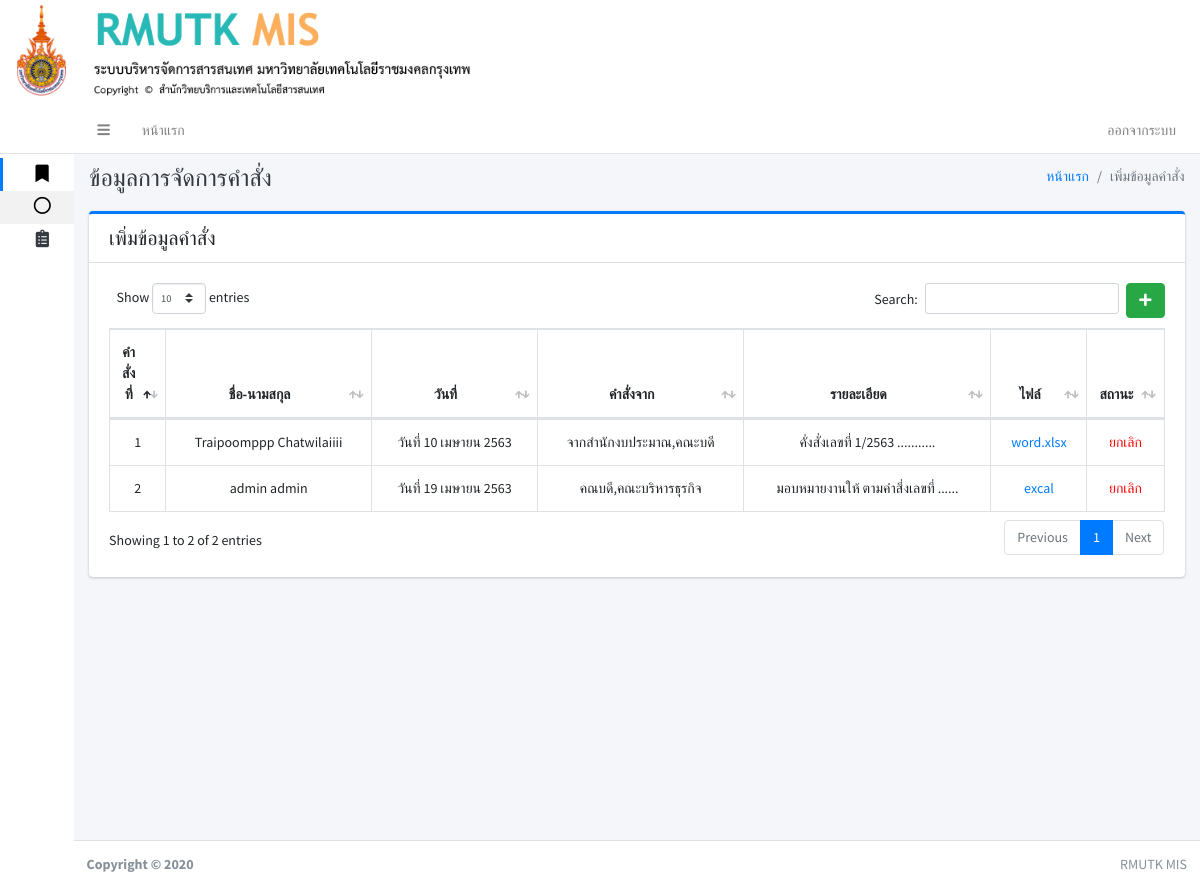
Page /index.php?order_management (signed in) on the earlier database version.
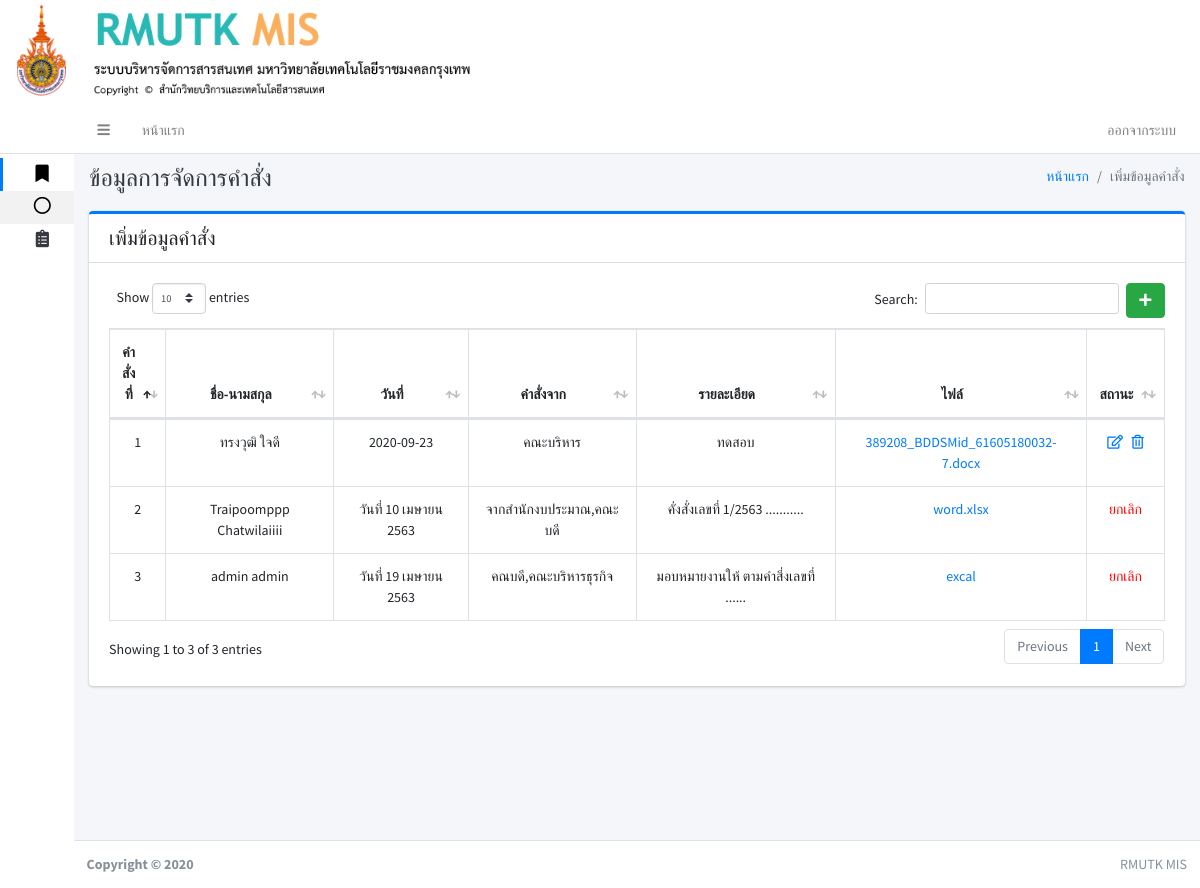
Same page on the later database version.
### tables this page shows
CREATE TABLE `order_management` (
  `order_id` int(11) NOT NULL,
  `order_user_id` int(11) NOT NULL,
  `order_time` varchar(200) NOT NULL,
  `order_where` varchar(200) NOT NULL,
  `order_detail` varchar(255) NOT NULL,
  `order_file` varchar(255) NOT NULL,
  `order_status` int(11) NOT NULL
);

CREATE TABLE `user` (
  `user_id` int(11) NOT NULL,
  `first_name` varchar(150) NOT NULL,
  `last_name` varchar(150) NOT NULL,
  `username` varchar(150) NOT NULL,
  `password` varchar(150) NOT NULL,
  `user_tumn` varchar(250) NOT NULL,
  `user_kana_id` int(11) NOT NULL,
  `user_saka_id` int(11) NOT NULL,
  `user_status` int(11) NOT NULL
);

### page/order_management.php (the view, shortened to what this page needs)
 <div class="content-header">
     <div class="container-fluid">
         <div class="row mb-2">
             <div class="col-sm-6">
                 <h1 class="m-0 text-dark">ข้อมูลการจัดการคำสั่ง</h1>
             </div>
             <div class="col-sm-6">
                 <ol class="breadcrumb float-sm-right">
                     <li class="breadcrumb-item"><a href="#">หน้าแรก</a></li>
                     <li class="breadcrumb-item active">เพิ่มข้อมูลคำสั่ง</li>
                 </ol>
             </div>
         </div>
     </div>
 </div>
 <div class="content">
     <div class="container-fluid">
         <div class="row">
             <div class="col-lg-12">
                 <div class="card card-primary card-outline ">
                     <div class="card-header noprint">
                         <h5 class="m-0">เพิ่มข้อมูลคำสั่ง</h5>
                     </div>
                     <div class="card-body">
                         <?php
                         if (isset($_GET['add'])):
                            add();
                        elseif (isset($_GET['edit_order'])):
                            edit();
                        elseif (isset($_GET['del_la'])):
                            del();
                        else:
                        ?>
                         <a href="./index.php?order_management&add" class="btn btn-success float-right"><i
                                 class="fas fa-plus"></i></a>
                         <?php shows(); ?>
                         <?php endif ?>
                     </div>
                 </div>
             </div>
         </div>
     </div>
 </div>
 <?php
function shows()
{
include './conn.php';
$sqlorder = " SELECT * FROM order_management  INNER JOIN user ON order_management.order_user_id = user.user_id ORDER BY order_id desc ";
$qryorder = mysqli_query($conn,$sqlorder);
?>
 <table id="example1" class="table table-bordered table-hover">
     <thead>
         <tr align="center">
             <th width="3px">คำสั่งที่</th>
             <th>ชื่อ-นามสกุล</th>
             <th>วันที่</th>
             <th>คำสั่งจาก</th>
             <th>รายละเอียด</th>
             <th>ไฟล์</th>
             <th>สถานะ</th>
         </tr>
     </thead>
     <tbody>
         <?php
        $i = 1;
        while ($roworder = $qryorder->fetch_array()) {
        $order_id = $roworder['order_id'];
        ?>
         <tr align="center">
             <td align="center"><?php echo $i; ?></td>
             <td><?php echo $roworder['first_name']."  ".$roworder['last_name']; ?></td>
             <td><?php echo $roworder['order_time']; ?></td>
             <td><?php echo $roworder['order_where']; ?></td>
             <td><?php echo $roworder['order_detail']; ?></td>
             <td>
                 <?php if ($roworder['order_file'] == "ไม่มีไฟล์" || $roworder['order_file'] == "") {
                    echo "ไม่มีไฟล์";
                 }else{ ?>
                 <a href="uploads/<?php echo $roworder['order_file']; ?>"
                     download><?php echo $roworder['order_file']; ?>
                     <?php } ?>
             </td>
             <td width="10px">
                 <?php if ($roworder['order_status'] == 0): ?>
                 <a href="index.php?order_management&edit_order&order_id=<?php echo($order_id) ?>"><i
                         class="far fa-edit"></i></a>&nbsp;&nbsp;
                 <a href="page/order_management_db.php?del_order&order_id=<?php echo($order_id) ?>"><i
                         class="far fa-trash-alt"></i></a>
                 <?php else: ?>
                 <?php echo "<font color='red'>ยกเลิก</fon>"; ?>
                 <?php endif ?>
             </td>
         </tr>
         <?php $i++; } ?>
     </tbody>
 </table>
 <?php } ?>

Differences in the rows shown:
added order_management: user.first_name "ทรงวุฒิ", user.last_name "ใจดี", order_time "2020-09-23", order_where "คณะบริหาร", order_detail "ทดสอบ", order_file "389208_BDDSMid_61605180032-7.docx"
Other differences:
text written by a page script: "Show entries Search: Showing 1 to 2 of 2 entries Previous 1 Next" → "Show entries Search: Showing 1 to 3 of 3 entries Previous 1 Next"
